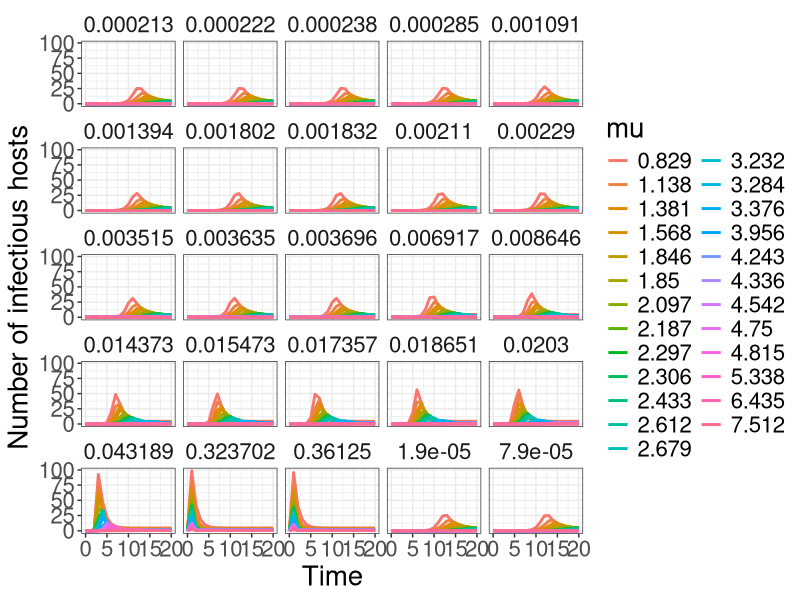

The R source for this figure:
library(ggplot2)
library(tidyverse)
library(deSolve)

###---Model specification

SIEmod <- function(times, State, Pars) {

     with(as.list(c(State, Pars)), {

      dS <-   alpha - S * (beta * I + gamma * E + m)
      dI <-   S * (beta * I + gamma * E) - I * (m + mu)
      dE <-   epsilon * I - tau * E

	return(list(c(dS, dI, dE)))
	})
 }
#-
###---Definition of parameter values

   alpha <- 4.48307
   beta_vec <- rlnorm(25, log(0.002446), 2) ##Generating 25 beta values from a lognormal with mean equal to estimated value
   mu_vec <-   rlnorm(25, log(2.617254), 0.5) ## Generating 25 mu values from a lognormal with mean equal to estimated value
   m <- 0.103202
   gamma <- 0.206146
   epsilon <- 0.150344
   tau <- 0.135785
   S0 <- 180
 
   ###---Associate every value in beta_vec with every value in mu_vec
   beta_mu_vals <- expand.grid(beta_vec, mu_vec)
   names(beta_mu_vals) <- c("beta", "mu")
#---End of parameter set up
   
   
   ####---Output storage
   Output <- data.frame(matrix(ncol = 11, nrow = 0))
   
   ###--- For loop starts here
   
   for(p in 1:nrow(beta_mu_vals)){
   
   ###---Defining parameter values
   parsSIE    <- c(alpha = alpha,
                   m = m, 
                   gamma = gamma,
                   epsilon = epsilon,
                   tau = tau,
                   S0 = S0,
                   beta = beta_mu_vals[p, 1],
                   mu =   beta_mu_vals[p, 2])
 
   ###---Time scale
   times <- seq(0, 20, 1)

   ###---Solution of diff eqn model
   out <- as.data.frame(ode(func = SIEmod, y = c(S = S0, I = 0 ,  E =0.0000003),  
                            parms = parsSIE, times = times))

   names(out)[2:4] <- c("Susceptible", "Infectious", "Virus")

###---converting to long format for plots
 outL <- out %>% gather(key = Compartment, value = Number, -c(time)) %>% data.frame()

 outL$Compartment <- factor(outL$Compartment, levels = c("Susceptible", "Infectious", "Virus"))

 outL <-  bind_cols(outL, data.frame(t(matrix(parsSIE))))
 head(outL)
 names(outL)[4:ncol(outL)] <- c("alpha", "m", "gamma", "epsilon",
                                "tau", "S0", "beta", "mu")

 Output <- rbind(Output, outL)

 }


###focusing only on infectious group


     SIE_plot <- Output  %>%  filter(Compartment== "Infectious") %>%
        mutate(beta = as.character(round(beta, 6)),
               mu = as.character(round(mu, 3))) %>%
      ggplot(aes(x = time, y = Number, group = mu, color = mu)) +
   ylab("Number of infectious hosts") + 
     xlab("Time") + geom_line(size = 1) + facet_wrap(~ beta) +
     theme_bw() + theme(text = element_text(size = 20), 
                        strip.background = element_blank())
SIE_plot
